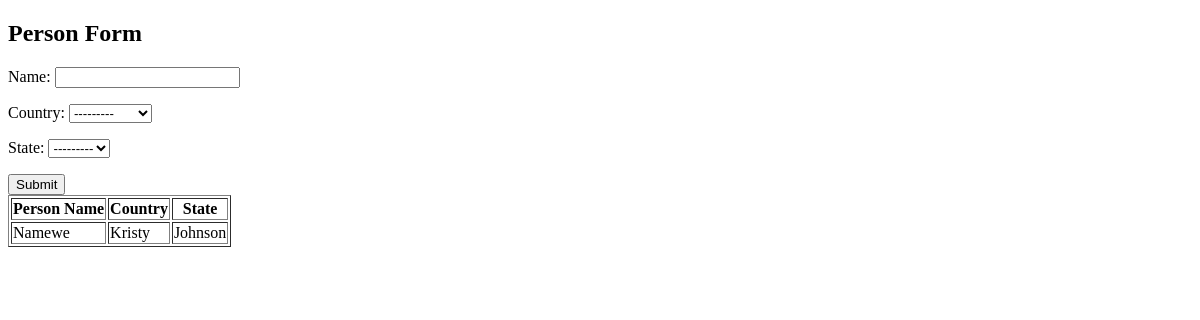
Before: / with the older database file.
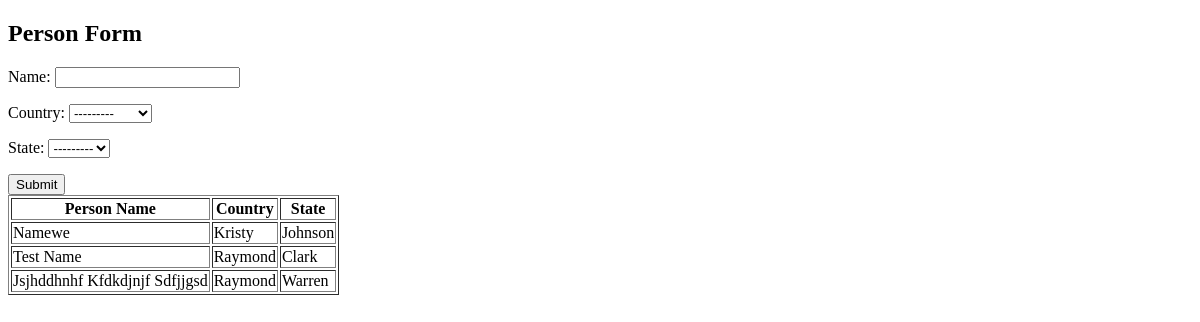
After: the same page with the newer database file.
### form_ajax/models.py (models this page shows, shortened)
class Country(models.Model):
    name = models.CharField(max_length=200)
    def __str__(self):
        return self.name

class Person(models.Model):
    name = models.CharField(max_length=200)
    country = models.ForeignKey(Country, on_delete=models.CASCADE)
    state = models.ForeignKey(State, on_delete=models.CASCADE)

class State(models.Model):
    name = models.CharField(max_length=200)
    country = models.ForeignKey(Country, on_delete=models.CASCADE)

### form_ajax/views.py (the view)
# urls.py: path('', person_create_view, name='person_create_view'),
def person_create_view(request):
    form  = PersonForm()
    persons = Person.objects.all()
    if request.method == 'POST':
        form = PersonForm(request.POST)
        if form.is_valid():
            form.save()
            return redirect('/')
    return render(request, 'home.html', {'form': form, 'persons': persons})

### form_ajax/forms.py
class PersonForm(forms.ModelForm):
    class Meta:
        model = Person
        fields = "__all__"
    def __init__(self, *args, **kwargs):
        super().__init__(*args, **kwargs)
        self.fields['state'].queryset = State.objects.none()
        if 'country' in self.fields:
            try:
                country_id = int(self.data.get('country'))
                self.fields['state'].queryset = State.objects.filter(country_id=country_id)
            except (ValueError, TypeError):
                pass
        elif self.instance.pk:
            self.fields['state'].queryset = self.instance.country.city_set

### form_ajax/templatetags/poll_extras.py (called while the page is built)
@register.filter
def change_words_case(string, arg='t'):
    if arg == ';l':
        res = [word.lower() for word in string.split(' ')]
    elif arg=='u':
        res = [word.upper() for word in string.split(' ')]
    else:
        res = [word.title() for word in string.split(' ')]
    return " ".join(res)

### templates/home.html (shortened to what this page needs)
{% load poll_extras %}
<!doctype html>
<html lang="en">
<head>
</head>
<body>
<h2>Person Form</h2>
<form method="post" id="personForm" data-cities-url="{% url 'load_states' %}">
    {{ form.as_p }}
    <input type="submit" value="Submit">
</form>
<table border=1>
    <tr>
        <th>Person Name</th>
        <th>Country</th>
        <th>State</th>
    </tr>
    {% for person in persons %}
        <tr>
            <td>{{ person.name|change_words_case:'t' }}</td>
            <td>{{ person.country.name }}</td>
            <td>{{ person.state.name }}</td>
        </tr>
    {% endfor %}
</table>
</body>
</html>

Changed rows visible on the page:
added Person: name|change_words_case "Test Name", country.name "Raymond", state.name "Clark"
added Person: name|change_words_case "Jsjhddhnhf Kfdkdjnjf Sdfjjgsd", country.name "Raymond", state.name "Warren"
